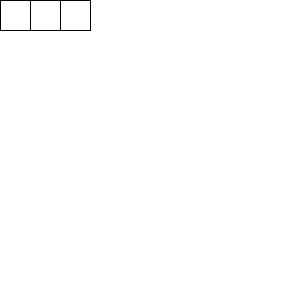
Frame 1 (no input)
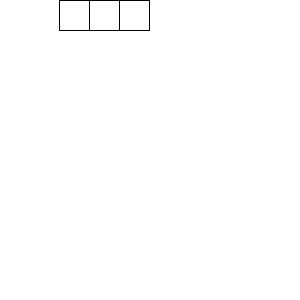
Frame 60 (the mouse pressed at the canvas centre just before this capture)
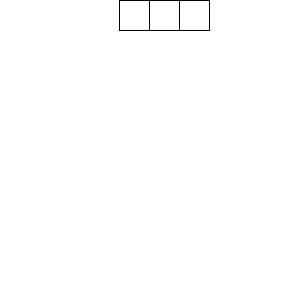
Frame 120 (the mouse held since frame 60 and released just before this capture)

The Processing sketch that drew these frames (run headless with seeded random() and noise(); from frame 60 on, the mouse is pressed at the canvas centre):

// Processing sketch: sketch_150119a
// ── sketch_150119a.pde
float x[]={0,0,0},y=0,flug=0;

void setup(){
size(300,300);

}

void draw(){
  background(255);
  quad(x[0],y,x[0]+30,y,x[0]+30,y+30,x[0],y+30);
  x[1]=x[0]+30;
  quad(x[1],y,x[1]+30,y,x[1]+30,y+30,x[1],y+30);
  x[2]=x[0]+60;
  quad(x[2],y,x[2]+30,y,x[2]+30,y+30,x[2],y+30);
  
  
  if(y>=300)y=0;
  
  if(flug==0)x[0]+=1;
  if(flug==1)x[0]-=1;
  
  if(x[2]==200){
    flug=1;
    y+=30;
  }
  if(x[0]==0){
  flug=0;
  y+=30;
  }
  
}
